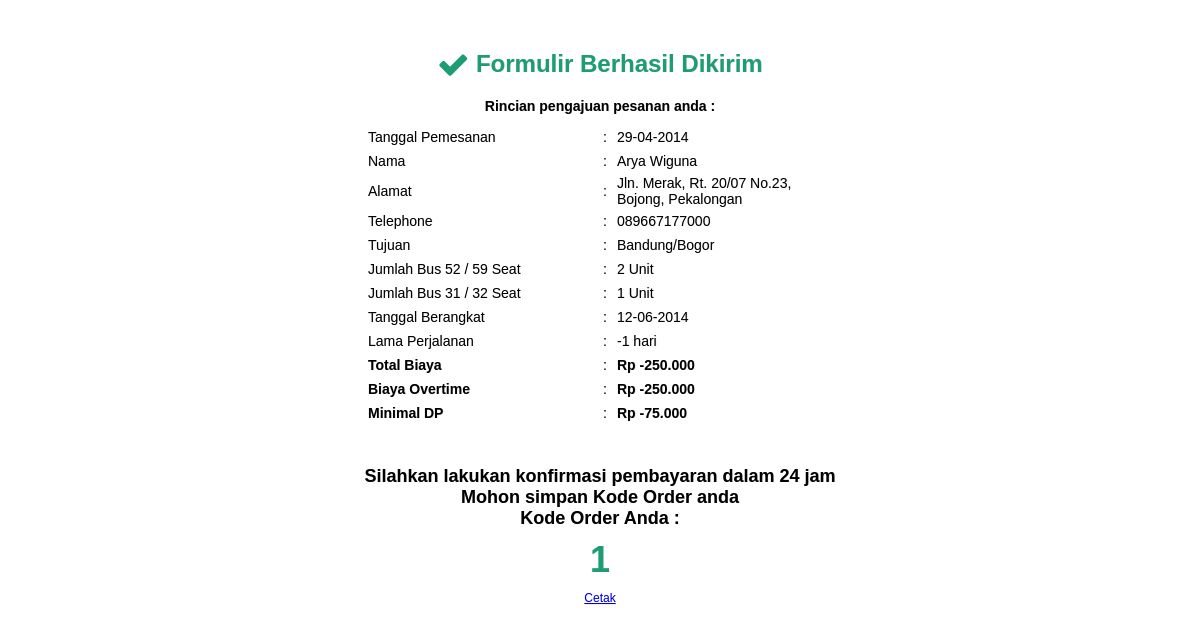
The app's page /berhasil.php?kode_order=1 with its own data.
### tables this page shows
CREATE TABLE IF NOT EXISTS `order` (
  `id` int(10) NOT NULL AUTO_INCREMENT,
  `kode_order` int(10) NOT NULL,
  `tgl_order` timestamp NOT NULL DEFAULT CURRENT_TIMESTAMP,
  `pemesan` varchar(30) NOT NULL,
  `alamat` text NOT NULL,
  `tlp` varchar(12) NOT NULL,
  `tujuan` varchar(30) NOT NULL,
  `jml_bus_a` int(2) NOT NULL DEFAULT '0',
  `jml_bus_b` int(2) NOT NULL DEFAULT '0',
  `tgl_berangkat` date NOT NULL,
  `lama_pjln` int(2) NOT NULL DEFAULT '0',
  `total_biaya` int(12) DEFAULT '0',
  `konfirmasi` enum('Sudah','Belum') NOT NULL DEFAULT 'Belum',
  PRIMARY KEY (`id`),
  UNIQUE KEY `kode_pemesanan` (`kode_order`)
);

### berhasil.php (the view, shortened to what this page needs)
<?php require_once('Connections/database.php'); ?>
<?php
if (!function_exists("GetSQLValueString")) {
function GetSQLValueString($theValue, $theType, $theDefinedValue = "", $theNotDefinedValue = "")
{
  $theValue = function_exists("mysql_real_escape_string") ? mysql_real_escape_string($theValue) : mysql_escape_string($theValue);
  switch ($theType) {
    case "text":
      $theValue = ($theValue != "") ? "'" . $theValue . "'" : "NULL";
      break;
    case "long":
    case "int":
      $theValue = ($theValue != "") ? intval($theValue) : "NULL";
      break;
  }
  return $theValue;
}
}
$kode = "-1";
if (isset($_GET['kode_order'])) {
  $kode = $_GET['kode_order'];
}
$query_sql = sprintf("SELECT * FROM `order` WHERE kode_order = %s", GetSQLValueString($kode, "int"));
$sql = mysql_query($query_sql, $database) or die(mysql_error());
$row_sql = mysql_fetch_assoc($sql);
$colname_sql2 = "-1";
$jml_a = "-1";
$jml_b = "-1";
$lama = "-1";
$kota = "-1";
if ($colname_sql2 == "Lain") {
  $total = "3000000";
  $tujuan = $kota;
}else{
$query_sql2 = sprintf("SELECT * FROM harga_sewa WHERE tujuan = %s", GetSQLValueString($colname_sql2, "text"));
$sql2 = mysql_query($query_sql2, $database) or die(mysql_error());
$row_sql2 = mysql_fetch_assoc($sql2);
$lamatujuan = $row_sql2['lama'];
if($lama > $lamatujuan){
  $tlama = $lama + $lamatujuan;
  $total = (($jml_a * $row_sql2['seat_a'])+($jml_b * $row_sql2['seat_b']) +( $tlama * 250000));
  $overtime = ($lama - $lamatujuan) * 250000;
}else{
  $tlama = $lama;
  $total = (($jml_a * $row_sql2['seat_a'])+($jml_b * $row_sql2['seat_b']));
  $overtime = ($lama - $lamatujuan) * 250000;
}
$dp = ($total * 30)/100;
$tujuan = $row_sql['tujuan'];
}
?>
<!DOCTYPE html PUBLIC "-//W3C//DTD XHTML 1.0 Transitional//EN" "http://www.w3.org/TR/xhtml1/DTD/xhtml1-transitional.dtd">
<html xmlns="http://www.w3.org/1999/xhtml">
<head>
<link href="css/frame.css" rel="stylesheet" type="text/css" />
<link rel="stylesheet" href="css/assets/css/font-awesome.min.css">
</head>
<body>
<div class="induk">
    <div id="konten">
        <div style="text-align:center; font-size: 24px; font-weight: bold; color: #1d9d74; margin-top: 50px;">
            <span class="fa fa-check fa-lg"></span> Formulir Berhasil Dikirim
        </div>
        <div style="text-align:center; font-size: 14px; font-weight: bold; margin-top: 20px;">
            Rincian pengajuan pesanan anda :
        </div>
        <div style="text-align:center; font-size: 14px; margin: 10px auto;">
<table width="470" border="0" align="center">
              <tr>
                <td height="20" align="left" valign="middle">Tanggal Pemesanan</td>
                <td height="20" align="left" valign="middle">:</td>
                <td height="20" align="left" valign="middle"><?php
                $tanggalbaru = date('d-m-Y', strtotime($row_sql['tgl_order'] ));
                echo $tanggalbaru;
                ?></td>
              </tr>
              <tr>
                <td width="231" height="20" align="left" valign="middle">Nama</td>
                <td width="10" height="20" align="left" valign="middle">:</td>
                <td width="215" height="20" align="left" valign="middle"><?php echo $row_sql['pemesan']; ?></td>
              </tr>
              <tr>
                <td height="20" align="left" valign="middle">Alamat</td>
                <td height="20" align="left" valign="middle">:</td>
                <td height="20" align="left" valign="middle"><?php echo $row_sql['alamat']; ?></td>
              </tr>
              <tr>
                <td height="20" align="left" valign="middle">Telephone</td>
                <td height="20" align="left" valign="middle">:</td>
                <td height="20" align="left" valign="middle"><?php echo $row_sql['tlp']; ?></td>
              </tr>
              <tr>
                <td height="20" align="left" valign="middle">Tujuan</td>
                <td height="20" align="left" valign="middle">:</td>
                <td height="20" align="left" valign="middle"><?php echo $tujuan; ?></td>
              </tr>
              <tr>
                <td height="20" align="left" valign="middle">Jumlah Bus 52 / 59 Seat</td>
                <td height="20" align="left" valign="middle">:</td>
                <td height="20" align="left" valign="middle"><?php echo $row_sql['jml_bus_a']; ?> Unit</td>
              </tr>
              <tr>
                <td height="20" align="left" valign="middle">Jumlah Bus 31 / 32 Seat</td>
                <td height="20" align="left" valign="middle">:</td>
                <td height="20" align="left" valign="middle"><?php echo $row_sql['jml_bus_b']; ?> Unit</td>
              </tr>
              <tr>
                <td height="20" align="left" valign="middle">Tanggal Berangkat</td>
                <td height="20" align="left" valign="middle">:</td>
                <td height="20" align="left" valign="middle"><?php
                $tanggalbaru2 = date('d-m-Y', strtotime($row_sql['tgl_berangkat'] ));
                echo $tanggalbaru2;
                ?></td>
              </tr>
              <tr>
                <td height="20" align="left" valign="middle">Lama Perjalanan</td>
                <td height="20" align="left" valign="middle">:</td>
                <td height="20" align="left" valign="middle"><?php echo $tlama; ?> hari</td>
              </tr>
              <tr>
                <td height="20" align="left" valign="middle"><font style="font-weight: bold;">Total Biaya</font></td>
                <td height="20" align="left" valign="middle">:</td>
                <td height="20" align="left" valign="middle"><font style="font-weight: bold;">
                <?php $tampil=number_format($total,0,",",".");  echo 'Rp '. $tampil ?>
                </font></td>
              </tr>
              <tr>
                <td height="20" align="left" valign="middle"><font style="font-weight: bold;">Biaya Overtime</font></td>
                <td height="20" align="left" valign="middle">:</td>
                <td height="20" align="left" valign="middle"><font style="font-weight: bold;">
                <?php $tampil3=number_format($overtime,0,",",".");  echo 'Rp '. $tampil3 ?>
                </font></td>
              </tr>
              <tr>
                <td height="20" align="left" valign="middle"><font style="font-weight: bold;">Minimal DP</font></td>
                <td height="20" align="left" valign="middle">:</td>
                <td height="20" align="left" valign="middle"><font style="font-weight: bold;">
                <?php $tampil2=number_format($dp,0,",",".");  echo 'Rp '. $tampil2 ?>
                </font></td>
              </tr>
            </table>
      </div>
		<div style="text-align:center; font-size: 18px; font-weight: bold; margin-top: 40px;">
            Silahkan lakukan konfirmasi pembayaran dalam 24 jam<br />
            Mohon simpan Kode Order anda<br />
            Kode Order Anda :
        </div>
        <div style="text-align:center; font-size: 36px; font-weight: bold; color: #1d9d74; margin-top: 10px;">
            <?php echo $kode ?>
        </div>
        <div style="text-align:center; margin-top: 10px;">
        <a href="cetak.php?kode_order=<?php echo $kode; ?>&&tujuan=<?php echo $colname_sql2; ?>&&jml_bus_a=<?php echo $jml_a; ?>&&jml_bus_b=<?php echo $jml_b; ?>
        &&lama_pjln=<?php echo $lama; ?>" target="_blank">Cetak</a></div>
    </div>
</div>
</body>
</html>

### css/frame.css (style rules this page uses)
.induk { margin: 0; font-family: Arial, Helvetica, sans-serif; text-shadow: .3px .3px .5px rgba(0,0,0,.2); font-size: 12px; width: 100%; padding-bottom: 100px; }

### records on screen
order: tgl_order "29-04-2014", pemesan "Arya Wiguna", alamat "Jln. Merak, Rt. 20/07 No.23, Bojong, Pekalongan", tlp "089667177000", tujuan "Bandung/Bogor", jml_bus_a "2", jml_bus_b "1", tgl_berangkat "12-06-2014"

### other values on screen
$tlama "-1"
$tampil "-250.000"
$tampil3 "-250.000"
$tampil2 "-75.000"
$kode "1"
